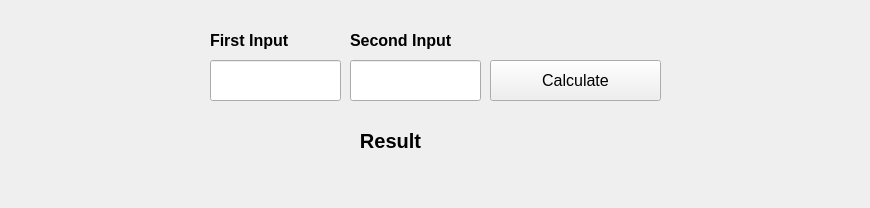
<?xml version="1.0" encoding="UTF-8"?>
<ui version="4.0">
    <class>Form</class>
    <widget class="QWidget" name="Form">
        <property name="geometry">
            <rect>
                <x>0</x>
                <y>0</y>
                <width>870</width>
                <height>208</height>
            </rect>
        </property>
        <property name="windowTitle">
            <string>Form</string>
        </property>
        <widget class="QPushButton" name="calculateButton">
            <property name="geometry">
                <rect>
                    <x>490</x>
                    <y>60</y>
                    <width>171</width>
                    <height>41</height>
                </rect>
            </property>
            <property name="font">
                <font>
                    <pointsize>12</pointsize>
                </font>
            </property>
            <property name="text">
                <string>Calculate</string>
            </property>
        </widget>
        <widget class="QLabel" name="resultLabel">
            <property name="geometry">
                <rect>
                    <x>80</x>
                    <y>120</y>
                    <width>621</width>
                    <height>41</height>
                </rect>
            </property>
            <property name="font">
                <font>
                    <pointsize>15</pointsize>
                    <weight>75</weight>
                    <bold>true</bold>
                </font>
            </property>
            <property name="text">
                <string>Result</string>
            </property>
            <property name="alignment">
                <set>Qt::AlignCenter</set>
            </property>
        </widget>
        <widget class="QLineEdit" name="secondInput">
            <property name="geometry">
                <rect>
                    <x>350</x>
                    <y>60</y>
                    <width>131</width>
                    <height>41</height>
                </rect>
            </property>
            <property name="font">
                <font>
                    <pointsize>12</pointsize>
                </font>
            </property>
            <property name="alignment">
                <set>Qt::AlignCenter</set>
            </property>
        </widget>
        <widget class="QLineEdit" name="firstInput">
            <property name="geometry">
                <rect>
                    <x>210</x>
                    <y>60</y>
                    <width>131</width>
                    <height>41</height>
                </rect>
            </property>
            <property name="font">
                <font>
                    <pointsize>12</pointsize>
                </font>
            </property>
            <property name="alignment">
                <set>Qt::AlignCenter</set>
            </property>
        </widget>
        <widget class="QLabel" name="label">
            <property name="geometry">
                <rect>
                    <x>210</x>
                    <y>30</y>
                    <width>131</width>
                    <height>21</height>
                </rect>
            </property>
            <property name="font">
                <font>
                    <pointsize>12</pointsize>
                    <weight>75</weight>
                    <bold>true</bold>
                </font>
            </property>
            <property name="text">
                <string>First Input</string>
            </property>
        </widget>
        <widget class="QLabel" name="label_2">
            <property name="geometry">
                <rect>
                    <x>350</x>
                    <y>30</y>
                    <width>141</width>
                    <height>21</height>
                </rect>
            </property>
            <property name="font">
                <font>
                    <pointsize>12</pointsize>
                    <weight>75</weight>
                    <bold>true</bold>
                </font>
            </property>
            <property name="text">
                <string>Second Input</string>
            </property>
        </widget>
    </widget>
    <resources/>
    <connections/>
</ui>
